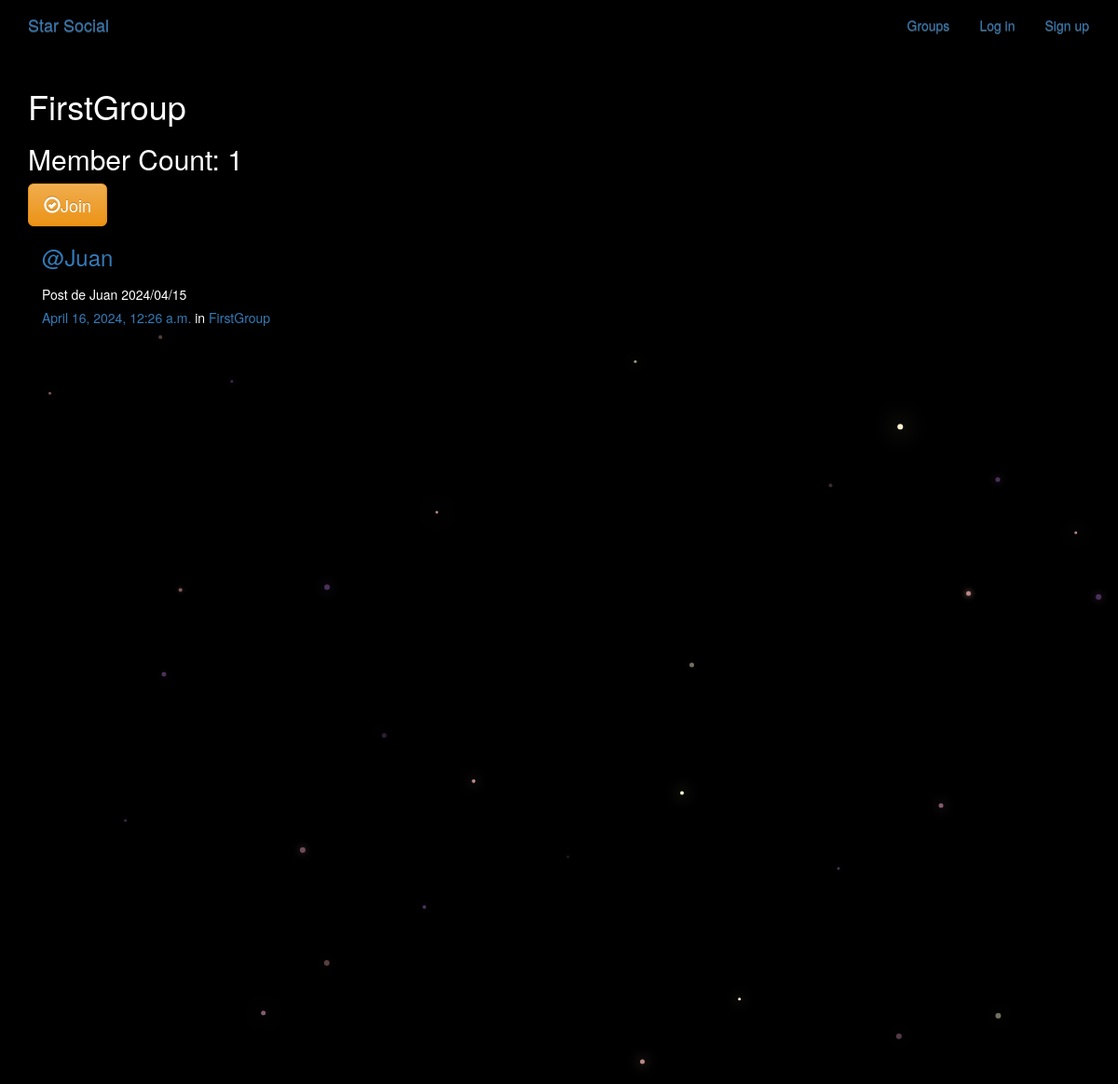
/groups/post/in/firstgroup/, run on the app's committed database.
### groups/models.py (models this page shows, shortened)
class Group(models.Model):
    name = models.CharField(max_length=255,unique=True)
    slug = models.SlugField(allow_unicode=True,unique=True)
    description = models.TextField(blank=True,default='')
    description_html = models.TextField(editable=False,default='',blank=True)
    members = models.ManyToManyField(User,through='GroupMember')
    class Meta:
        ordering=['name']

### posts/models.py (models this page shows, shortened)
class Post(models.Model):
    user =models.ForeignKey(User,related_name='posts',on_delete=models.CASCADE)
    created_at = models.DateTimeField(auto_now=True)
    message = models.TextField()
    message_html = models.TextField(editable=False)
    group = models.ForeignKey(Group,related_name='posts', null=True,blank=True,on_delete=models.CASCADE)
    class Meta:
        ordering =['-created_at']
        unique_together =['user','message']

### groups/views.py (the view)
# urls.py: path('post/in/<slug>/',views.SingleGroup.as_view(),name='single'),
class SingleGroup(generic.DetailView):
    model = Group

### groups/templates/groups/group_detail.html
{% extends "groups/group_base.html" %}
{% block pregroup %}
<h1>{{group.name}}</h1>
<h2>Member Count: {{group.members.count}}</h2>
<div class="content">
  {% if user in group.members.all %}
    <a href="{% url 'groups:leave' slug=group.slug %}"
      class='btn btn-lg btn-fill btn-warning'><span
      class='glyphicon glyphicon-remove-circle'></span>Leave</a>
  {% else %}
    <a href="{% url 'groups:join' slug=group.slug %}"
      class='btn btn-lg btn-fill btn-warning'><span
      class='glyphicon glyphicon-ok-circle'></span>Join</a>
  {% endif %}
</div>
{% endblock %}
{% block group_content %}
<div class="col-md-8">
  {% if group.post.count == 0 %}
    <h2>No post in this group yet!</h2>
  {% else %}
    {% for post in group.posts.all %}
      {% include "posts/_post.html" %}
    {% endfor %}
  {% endif %}
</div>
{% endblock %}

### posts/templates/posts/_post.html (shortened to what this page needs)
<div class="media">
	<h3 class="mr-5"><a href="{% url 'posts:for_user' username=post.user.username %}">@{{ post.user.username }}</a></h3>
	<div class="media-body">
		<h5>{{ post.message_html|safe }}
			<time class="time"><a href="{% url 'posts:single' username=post.user.username pk=post.pk %}">{{ post.created_at }}</a></time>
			{% if post.group %}
			<span class="group-name">in <a href="#">{{ post.group.name }}</a></span>
			{% endif %}
		</h5>
	</div>
</div>

### static/simplesocial/css/master.css (style rules this page uses)
body { margin: 0; overflow: hidden; background-color: black; color:white; }

### data on the page
Group: name "FirstGroup", members.count "1"
Post: user.username "Juan", message_html "Post de Juan 2024/04/15", created_at "April 16, 2024, 12:26 a.m.", group.name "FirstGroup"
